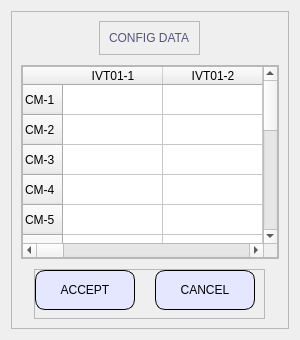
                  <widget class="QWidget" name="page_setting">
                   <layout class="QVBoxLayout" name="verticalLayout_24">
                    <item>
                     <widget class="QFrame" name="frame_37">
                      <property name="frameShape">
                       <enum>QFrame::StyledPanel</enum>
                      </property>
                      <property name="frameShadow">
                       <enum>QFrame::Raised</enum>
                      </property>
                      <layout class="QVBoxLayout" name="verticalLayout_25">
                       <property name="spacing">
                        <number>10</number>
                       </property>
                       <item alignment="Qt::AlignHCenter">
                        <widget class="QFrame" name="frame_38">
                         <property name="maximumSize">
                          <size>
                           <width>16777215</width>
                           <height>70</height>
                          </size>
                         </property>
                         <property name="frameShape">
                          <enum>QFrame::StyledPanel</enum>
                         </property>
                         <property name="frameShadow">
                          <enum>QFrame::Raised</enum>
                         </property>
                         <layout class="QVBoxLayout" name="verticalLayout_27">
                          <item>
                           <widget class="QLabel" name="label_27">
                            <property name="styleSheet">
                             <string notr="true">font: 30pt &quot;MS Shell Dlg 2&quot;;
color: rgb(85, 85, 127);</string>
                            </property>
                            <property name="text">
                             <string>CONFIG DATA</string>
                            </property>
                           </widget>
                          </item>
                         </layout>
                        </widget>
                       </item>
                       <item>
                        <widget class="QFrame" name="frame_39">
                         <property name="maximumSize">
                          <size>
                           <width>16777215</width>
                           <height>570</height>
                          </size>
                         </property>
                         <property name="frameShape">
                          <enum>QFrame::StyledPanel</enum>
                         </property>
                         <property name="frameShadow">
                          <enum>QFrame::Raised</enum>
                         </property>
                         <layout class="QVBoxLayout" name="verticalLayout_26">
                          <property name="spacing">
                           <number>0</number>
                          </property>
                          <property name="leftMargin">
                           <number>0</number>
                          </property>
                          <property name="topMargin">
                           <number>0</number>
                          </property>
                          <property name="rightMargin">
                           <number>0</number>
                          </property>
                          <property name="bottomMargin">
                           <number>0</number>
                          </property>
                          <item>
                           <widget class="QTableWidget" name="tableWidget_setting">
                            <row>
                             <property name="text">
                              <string>CM-1</string>
                             </property>
                            </row>
                            <row>
                             <property name="text">
                              <string>CM-2</string>
                             </property>
                            </row>
                            <row>
                             <property name="text">
                              <string>CM-3</string>
                             </property>
                            </row>
                            <row>
                             <property name="text">
                              <string>CM-4</string>
                             </property>
                            </row>
                            <row>
                             <property name="text">
                              <string>CM-5</string>
                             </property>
                            </row>
                            <row>
                             <property name="text">
                              <string>CM-6</string>
                             </property>
                            </row>
                            <row>
                             <property name="text">
                              <string>CM-7</string>
                             </property>
                            </row>
                            <row>
                             <property name="text">
                              <string>CM-8</string>
                             </property>
                            </row>
                            <row>
                             <property name="text">
                              <string>CM-9</string>
                             </property>
                            </row>
                            <row>
                             <property name="text">
                              <string>CM-10</string>
                             </property>
                            </row>
                            <row>
                             <property name="text">
                              <string>CM-11</string>
                             </property>
                            </row>
                            <row>
                             <property name="text">
                              <string>CM-12</string>
                             </property>
                            </row>
                            <row>
                             <property name="text">
                              <string>CM-13</string>
                             </property>
                            </row>
                            <row>
                             <property name="text">
                              <string>CM-14</string>
                             </property>
                            </row>
                            <row>
                             <property name="text">
                              <string>CM-15</string>
                             </property>
                            </row>
                            <column>
                             <property name="text">
                              <string>IVT01-1</string>
                             </property>
                            </column>
                            <column>
                             <property name="text">
                              <string>IVT01-2</string>
                             </property>
                            </column>
                            <column>
                             <property name="text">
                              <string>IVT02-1</string>
                             </property>
                            </column>
                            <column>
                             <property name="text">
                              <string>IVT02-2</string>
                             </property>
                            </column>
                            <column>
                             <property name="text">
                              <string>IVT03-1</string>
                             </property>
                            </column>
                            <column>
                             <property name="text">
                              <string>IVT03-2</string>
                             </property>
                            </column>
                            <column>
                             <property name="text">
                              <string>IVT04-1</string>
                             </property>
                            </column>
                            <column>
                             <property name="text">
                              <string>IVT04-2</string>
                             </property>
                            </column>
                            <column>
                             <property name="text">
                              <string>IVT05-1</string>
                             </property>
                            </column>
                            <column>
                             <property name="text">
                              <string>IVT05-2</string>
                             </property>
                            </column>
                            <column>
                             <property name="text">
                              <string>IVT06-1</string>
                             </property>
                            </column>
                            <column>
                             <property name="text">
                              <string>IVT06-2</string>
                             </property>
                            </column>
                            <column>
                             <property name="text">
                              <string>IVT07-1</string>
                             </property>
                            </column>
                            <column>
                             <property name="text">
                              <string>IVT07-2</string>
                             </property>
                            </column>
                            <column>
                             <property name="text">
                              <string>IVT08-1</string>
                             </property>
                            </column>
                            <column>
                             <property name="text">
                              <string>IVT08-2</string>
                             </property>
                            </column>
                           </widget>
                          </item>
                         </layout>
                        </widget>
                       </item>
                       <item alignment="Qt::AlignHCenter">
                        <widget class="QFrame" name="frame_40">
                         <property name="maximumSize">
                          <size>
                           <width>16777215</width>
                           <height>50</height>
                          </size>
                         </property>
                         <property name="frameShape">
                          <enum>QFrame::StyledPanel</enum>
                         </property>
                         <property name="frameShadow">
                          <enum>QFrame::Raised</enum>
                         </property>
                         <layout class="QHBoxLayout" name="horizontalLayout_23">
                          <property name="spacing">
                           <number>20</number>
                          </property>
                          <property name="leftMargin">
                           <number>0</number>
                          </property>
                          <property name="topMargin">
                           <number>0</number>
                          </property>
                          <item>
                           <widget class="QPushButton" name="pushButton_accept">
                            <property name="minimumSize">
                             <size>
                              <width>100</width>
                              <height>40</height>
                             </size>
                            </property>
                            <property name="maximumSize">
                             <size>
                              <width>100</width>
                              <height>16777215</height>
                             </size>
                            </property>
                            <property name="styleSheet">
                             <string notr="true">background-color: rgb(229, 230, 255);
border: 1px solid;
border-radius:10px;</string>
                            </property>
                            <property name="text">
                             <string>ACCEPT</string>
                            </property>
                           </widget>
                          </item>
                          <item>
                           <widget class="QPushButton" name="pushButton_cancel">
                            <property name="minimumSize">
                             <size>
                              <width>100</width>
                              <height>40</height>
                             </size>
                            </property>
                            <property name="maximumSize">
                             <size>
                              <width>100</width>
                              <height>16777215</height>
                             </size>
                            </property>
                            <property name="styleSheet">
                             <string notr="true">background-color: rgb(229, 230, 255);
border: 1px solid;
border-radius:10px;</string>
                            </property>
                            <property name="text">
                             <string>CANCEL</string>
                            </property>
                           </widget>
                          </item>
                         </layout>
                        </widget>
                       </item>
                      </layout>
                     </widget>
                    </item>
                   </layout>
                  </widget>
